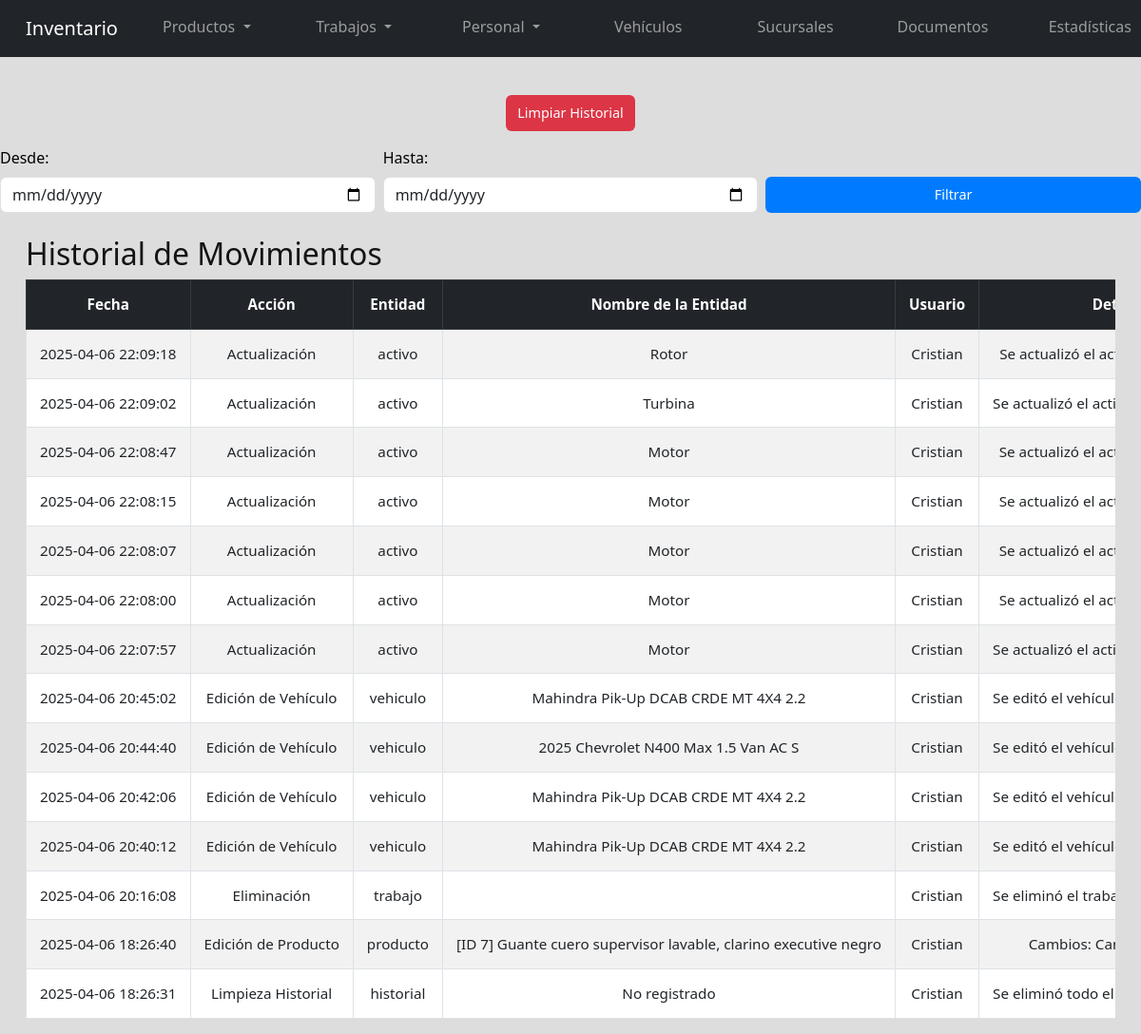
The app's page /historial.php (signed in) with its own data.
### tables this page shows
CREATE TABLE `historial` (
  `idhistorial` int(11) NOT NULL,
  `fecha` datetime DEFAULT current_timestamp(),
  `accion` varchar(255) NOT NULL COMMENT 'Ejemplo: Creación, Actualización, Eliminación',
  `entidad` varchar(100) NOT NULL,
  `entidad_id` int(11) NOT NULL COMMENT 'ID del elemento modificado',
  `detalle` text DEFAULT NULL COMMENT 'Descripción de la modificación',
  `usuario_id` int(11) DEFAULT NULL COMMENT 'Usuario que realizó la acción'
);

CREATE TABLE `usuario` (
  `idusuario` int(11) NOT NULL,
  `nombre` varchar(255) NOT NULL,
  `email` varchar(100) NOT NULL,
  `password` varchar(255) NOT NULL COMMENT 'Contraseña encriptada del usuario',
  `rol` varchar(50) NOT NULL DEFAULT 'usuario'
);

### historial.php (the view, shortened to what this page needs)
<!DOCTYPE html>
<html lang="es">
<head>
    <link href="https://cdn.jsdelivr.net/npm/bootstrap@5.3.0/dist/css/bootstrap.min.css" rel="stylesheet">
    <link rel="stylesheet" href="css/style.css">
</head>
<body>
<?php $pagina = basename($_SERVER['PHP_SELF']); ?>
<nav class="navbar navbar-expand-lg navbar-dark bg-dark fixed-top">
    <div class="container-fluid">
        <a class="navbar-brand" href="#">Inventario</a>
        <div class="collapse navbar-collapse justify-content-center" id="navbarNav">
            <ul class="navbar-nav">
                <li class="nav-item dropdown">
                    <a class="nav-link dropdown-toggle <?= ($pagina == 'index.php' || $pagina == 'activos.php') ? 'active-parent' : '' ?>"
                       href="#" id="inventarioDropdown" role="button" data-bs-toggle="dropdown" aria-expanded="false">
                        Productos
                    </a>
                </li>
                <li class="nav-item dropdown">
                    <a class="nav-link dropdown-toggle <?= in_array($pagina, ['trabajos.php','clientes.php','devoluciones.php','ordenesCompra.php']) ? 'active-parent' : '' ?>"
                       href="#" id="trabajosDropdown" role="button" data-bs-toggle="dropdown" aria-expanded="false">
                        Trabajos
                    </a>
                </li>
                <li class="nav-item dropdown">
                    <a class="nav-link dropdown-toggle <?= in_array($pagina, ['empleados.php','usuarios.php']) ? 'active-parent' : '' ?>"
                       href="#" id="personalDropdown" role="button" data-bs-toggle="dropdown" aria-expanded="false">
                        Personal
                    </a>
                </li>
                <li class="nav-item"><a class="nav-link <?= ($pagina == 'vehiculos.php') ? 'active' : '' ?>" href="vehiculos.php">Vehículos</a></li>
                <li class="nav-item"><a class="nav-link <?= ($pagina == 'sucursal.php') ? 'active' : '' ?>" href="sucursal.php">Sucursales</a></li>
                <li class="nav-item"><a class="nav-link <?= ($pagina == 'documentos.php') ? 'active' : '' ?>" href="documentos.php">Documentos</a></li>
                <li class="nav-item"><a class="nav-link <?= ($pagina == 'estadisticas.php') ? 'active' : '' ?>" href="estadisticas.php">Estadísticas</a></li>
            </ul>
        </div>
    </div>
</nav>
<?php if ($_SESSION['rol'] === 'Administrador'): ?>
    <div class="d-flex justify-content-center" style="margin-top: 40px;">
        <button class="btn btn-danger mb-3" data-bs-toggle="modal" data-bs-target="#modalLimpiarHistorial">
             Limpiar Historial
        </button>
    </div>
<?php endif; ?>
<form method="GET" class="row g-2 mb-4">
  <div class="col-md-4">
    <label for="desde" class="form-label text-black">Desde:</label>
    <input type="date" id="desde" name="desde" class="form-control"
           value="<?= htmlspecialchars($_GET['desde'] ?? '') ?>">
  </div>
  <div class="col-md-4">
    <label for="hasta" class="form-label text-black">Hasta:</label>
    <input type="date" id="hasta" name="hasta" class="form-control"
           value="<?= htmlspecialchars($_GET['hasta'] ?? '') ?>">
  </div>
  <div class="col-md-4 d-flex align-items-end">
    <button type="submit" class="btn btn-primary w-100">Filtrar</button>
  </div>
</form>
<div class="container mt-4">
    <h2>Historial de Movimientos</h2>
    <div class="table-responsive">
        <table class="table table-bordered table-striped table-hover">
            <thead class="table-dark">
                <tr>
                    <th style="width: 80px;">Fecha</th>
                    <th style="width: 80px;">Acción</th>
                    <th style="width: 80px;">Entidad</th>
                    <th style="width: 200px;">Nombre de la Entidad</th>
                    <th style="width: 80px;">Usuario</th>
                    <th style="max-width: 300px; white-space: nowrap; overflow-x: auto;">Detalles</th>
                </tr>
            </thead>
            <tbody>
                <?php
                include 'db.php';
                $whereSQL = '';
                $sql = "SELECT h.fecha, h.accion, h.entidad,
                       CASE
                           WHEN h.entidad = 'producto' THEN (SELECT CONCAT('[ID ', p.idproducto, '] ', p.nombre) FROM producto p WHERE p.idproducto = h.entidad_id)
                           WHEN h.entidad = 'cliente' THEN (SELECT empresa FROM cliente WHERE idcliente = h.entidad_id)
                           WHEN h.entidad = 'empleado' THEN (SELECT nombre FROM empleado WHERE idempleado = h.entidad_id)
                           WHEN h.entidad = 'vehiculo' THEN (SELECT nombre FROM vehiculo WHERE idvehiculo = h.entidad_id)
                           WHEN h.entidad = 'categoria' THEN (SELECT nombre FROM categoria WHERE idcategoria = h.entidad_id)
                           WHEN h.entidad = 'trabajo' THEN (SELECT CONCAT('Trabajo ID ', t.idtrabajo, ' (', c.empresa, ')') FROM trabajo t JOIN cliente c ON t.cliente_id = c.idcliente WHERE t.idtrabajo = h.entidad_id)
                           WHEN h.entidad = 'usuario' THEN (SELECT nombre FROM usuario WHERE idusuario = h.entidad_id)
                           WHEN h.entidad = 'activo' THEN (SELECT nombre FROM activos WHERE idactivo = h.entidad_id)
                           ELSE 'No registrado'
                       END AS nombre_entidad,
                       u.nombre AS usuario, h.detalle
                FROM historial h
                JOIN usuario u ON h.usuario_id = u.idusuario
                $whereSQL
                ORDER BY h.fecha DESC";
                $result = $conn->query($sql);
                if ($result->num_rows > 0) {
                    while ($row = $result->fetch_assoc()) {
                        echo "<tr>
                            <td>{$row['fecha']}</td>
                            <td>{$row['accion']}</td>
                            <td>{$row['entidad']}</td>
                            <td>{$row['nombre_entidad']}</td>
                            <td>{$row['usuario']}</td>
                            <td style='max-width: 300px; overflow-x: auto; white-space: nowrap;'>{$row['detalle']}</td>
                        </tr>";
                    }
                } else {
                    echo "<tr><td colspan='6' class='text-center'>No hay registros en el historial</td></tr>";
                }
                ?>
            </tbody>
        </table>
    </div>
</div>
</body>
</html>

### css/style.css (style rules this page uses)
.navbar-nav { display: flex; justify-content: center; width: 100%; }
.navbar-nav .nav-item { flex: 1; text-align: center; min-width: 150px; }
.navbar { height: 60px; padding: 10px 15px; display: flex; align-items: center; }
.btn-primary { background: #007bff; border: none; padding: 8px 12px; font-size: 0.9rem; border-radius: 6px; transition: 0.3s; }
.btn-danger { background: #dc3545; border: none; padding: 8px 12px; font-size: 0.9rem; border-radius: 6px; transition: 0.3s; }
.container { max-width: 98% !important; padding: 0 15px; }
.table { width: 100% !important; table-layout: auto !important; font-size: 0.95rem; }
.table th, .table td { vertical-align: middle; padding: 14px; text-align: center; white-space: nowrap; }
.table thead { background-color: #343a40; color: #ffffff; }
.table-responsive { overflow-x: auto; }

### historial.php (style rules this page uses)
body { background-color:rgb(221, 221, 221); color:rgb(20, 20, 20); }
@media (min-width: 579px) { body { padding-top: 60px; } }

### records on screen
historial: fecha "2025-04-06 22:09:18", accion "Actualización", entidad "activo", nombre_entidad "Rotor", usuario.nombre "Cristian", detalle "Se actualizó el…"
historial: fecha "2025-04-06 22:09:02", accion "Actualización", entidad "activo", nombre_entidad "Turbina", usuario.nombre "Cristian", detalle "Se actualizó el…"
historial: fecha "2025-04-06 22:08:47", accion "Actualización", entidad "activo", nombre_entidad "Motor", usuario.nombre "Cristian", detalle "Se actualizó el…"
historial: fecha "2025-04-06 22:08:15", accion "Actualización", entidad "activo", nombre_entidad "Motor", usuario.nombre "Cristian", detalle "Se actualizó el…"
historial: fecha "2025-04-06 22:08:07", accion "Actualización", entidad "activo", nombre_entidad "Motor", usuario.nombre "Cristian", detalle "Se actualizó el…"
historial: fecha "2025-04-06 22:08:00", accion "Actualización", entidad "activo", nombre_entidad "Motor", usuario.nombre "Cristian", detalle "Se actualizó el…"
historial: fecha "2025-04-06 22:07:57", accion "Actualización", entidad "activo", nombre_entidad "Motor", usuario.nombre "Cristian", detalle "Se actualizó el…"
historial: fecha "2025-04-06 20:45:02", accion "Edición de Vehículo", entidad "vehiculo", nombre_entidad "Mahindra Pik-Up DCAB CRDE MT 4X4 2.2", usuario.nombre "Cristian", detalle "Se editó el…"
historial: fecha "2025-04-06 20:44:40", accion "Edición de Vehículo", entidad "vehiculo", nombre_entidad "2025 Chevrolet N400 Max 1.5 Van AC S", usuario.nombre "Cristian", detalle "Se editó el…"
historial: fecha "2025-04-06 20:42:06", accion "Edición de Vehículo", entidad "vehiculo", nombre_entidad "Mahindra Pik-Up DCAB CRDE MT 4X4 2.2", usuario.nombre "Cristian", detalle "Se editó el…"
historial: fecha "2025-04-06 20:40:12", accion "Edición de Vehículo", entidad "vehiculo", nombre_entidad "Mahindra Pik-Up DCAB CRDE MT 4X4 2.2", usuario.nombre "Cristian", detalle "Se editó el…"
historial: fecha "2025-04-06 20:16:08", accion "Eliminación", entidad "trabajo", usuario.nombre "Cristian", detalle "Se eliminó el…"
historial: fecha "2025-04-06 18:26:40", accion "Edición de Producto", entidad "producto", nombre_entidad "[ID 7] Guante cuero supervisor lavable, clarino executive negro", usuario.nombre "Cristian", detalle "Cambios:…"
historial: fecha "2025-04-06 18:26:31", accion "Limpieza Historial", entidad "historial", nombre_entidad "No registrado", usuario.nombre "Cristian", detalle "Se eliminó todo el…"
